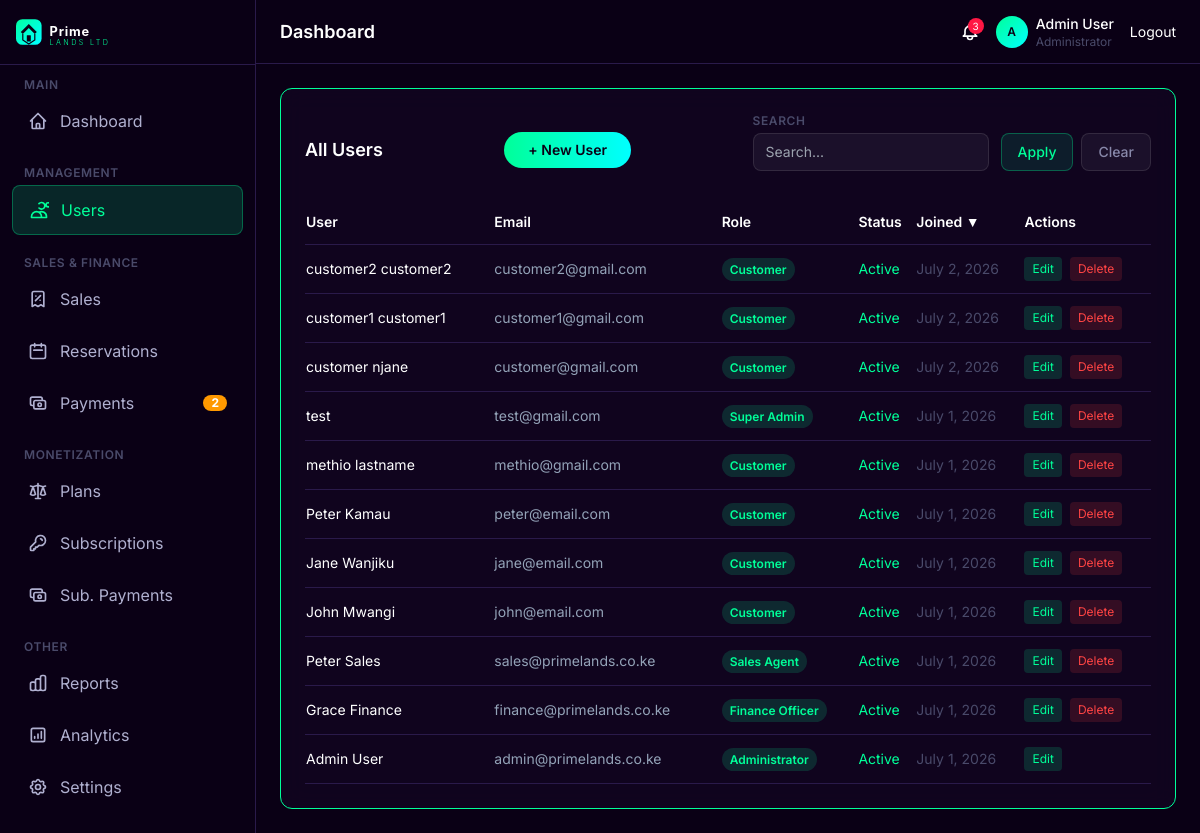
Page /accounts/users/ (signed in) on the earlier database version.
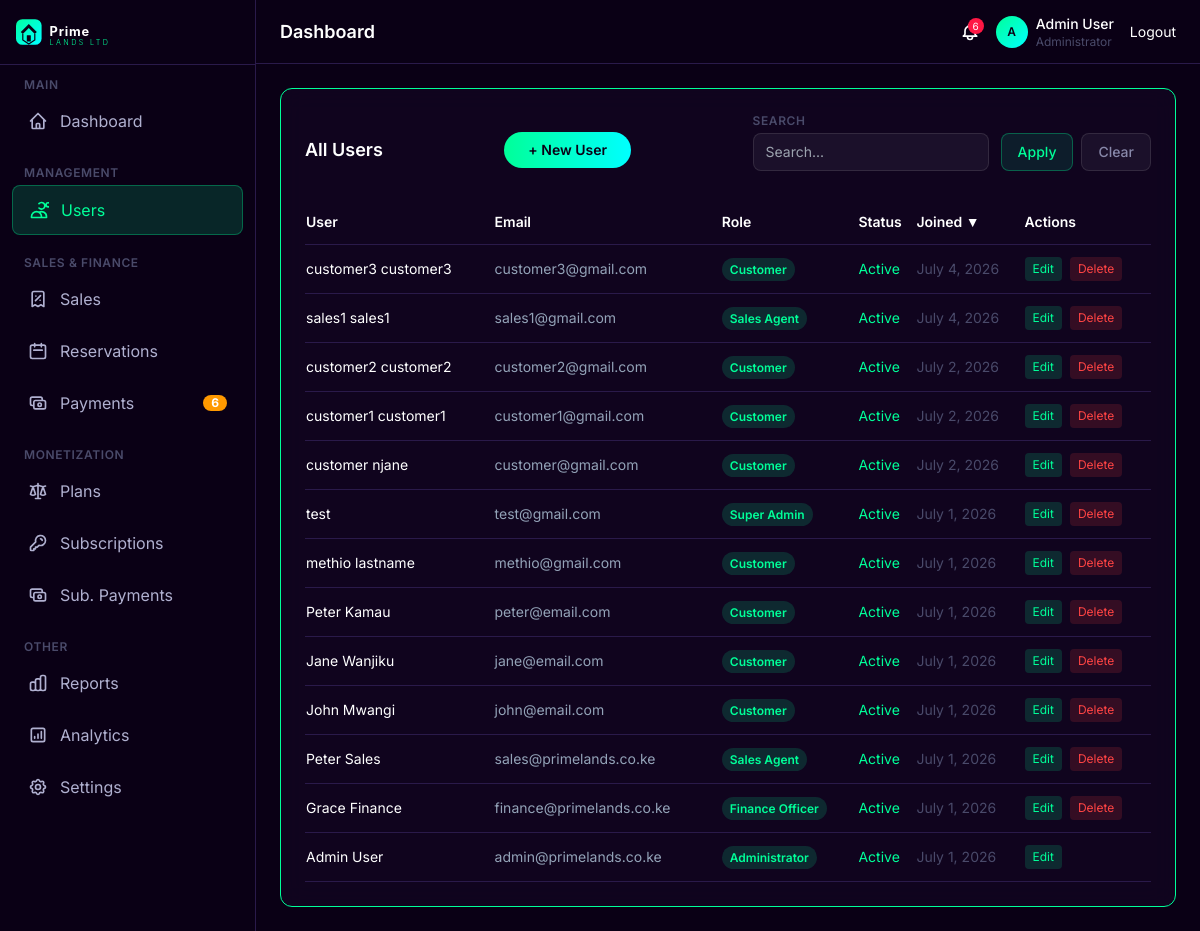
Same page on the later database version.
### apps/accounts/models.py (models this page shows, shortened)
class User(AbstractUser):
    class Role(models.TextChoices):
        SUPER_ADMIN = 'super_admin', 'Super Admin'
        ADMINISTRATOR = 'administrator', 'Administrator'
        FINANCE_OFFICER = 'finance_officer', 'Finance Officer'
        SALES_AGENT = 'sales_agent', 'Sales Agent'
        CUSTOMER_CARE = 'customer_care', 'Customer Care'
        CUSTOMER = 'customer', 'Customer'
    role = models.CharField(max_length=20, choices=Role.choices, default=Role.CUSTOMER)
    phone = models.CharField(max_length=20, blank=True)
    is_verified = models.BooleanField(default=False)
    def is_staff_or_above(self):
        return self.role in [self.Role.SUPER_ADMIN, self.Role.ADMINISTRATOR,
                             self.Role.FINANCE_OFFICER, self.Role.SALES_AGENT,
                             self.Role.CUSTOMER_CARE]

### apps/accounts/views.py (the view)
# urls.py: path('users/', views.user_list, name='user_list'),
@login_required
@role_required(['super_admin', 'administrator'])
def user_list(request):
    from apps.core.utils import get_sortable_context
    from .models import User
    users = User.objects.all()
    ctx = get_sortable_context(request, users, default_sort='-date_joined',
                               allowed_fields=['username', 'email', 'role', 'is_active', 'date_joined'],
                               search_fields=['username', 'email', 'role'],
                               per_page=15)
    return render(request, 'accounts/user_list.html', ctx)

### templates/accounts/user_list.html (shortened to what this page needs)
{% extends 'base_admin.html' %}
{% load static %}
{% load currency_filters %}
{% block content %}
<div class="glassmorphism rounded-xl p-6 glow-border">
    <div class="flex justify-between items-center mb-6">
        <h3 class="text-lg font-semibold text-white">All Users</h3>
        <a href="{% url 'accounts:user_create' %}" class="btn-primary text-sm py-2">+ New User</a>
        {% include 'components/filter_bar.html' %}
    </div>
    <div class="overflow-x-auto">
        <table class="w-full text-sm">
            <thead>
                <tr class="border-b text-left" style="border-color: #2a1a4a;">
                    <th class="pb-3 font-semibold text-white"><a href="?sort=username&order={% if sort_field == 'username' and sort_order == 'asc' %}desc{% else %}asc{% endif %}" class="text-white hover:text-primary transition">User </a></th>
                    <th class="pb-3 font-semibold text-white"><a href="?sort=email&order={% if sort_field == 'email' and sort_order == 'asc' %}desc{% else %}asc{% endif %}" class="text-white hover:text-primary transition">Email </a></th>
                    <th class="pb-3 font-semibold text-white"><a href="?sort=role&order={% if sort_field == 'role' and sort_order == 'asc' %}desc{% else %}asc{% endif %}" class="text-white hover:text-primary transition">Role </a></th>
                    <th class="pb-3 font-semibold text-white"><a href="?sort=is_active&order={% if sort_field == 'is_active' and sort_order == 'asc' %}desc{% else %}asc{% endif %}" class="text-white hover:text-primary transition">Status </a></th>
                    <th class="pb-3 font-semibold text-white"><a href="?sort=date_joined&order={% if sort_field == 'date_joined' and sort_order == 'asc' %}desc{% else %}asc{% endif %}{% if search %}&search={{ search }}{% endif %}" class="text-white hover:text-primary transition">Joined {% if sort_field == 'date_joined' %}<span>{% if sort_order == 'asc' %}▲{% else %}▼{% endif %}</span>{% endif %}</a></th>
                    <th class="pb-3 font-semibold text-white">Actions</th>
                </tr>
            </thead>
            <tbody>
                {% for u in page_obj %}
                <tr class="border-b" style="border-color: #2a1a4a;">
                    <td class="py-3">
                        <a href="{% url 'accounts:user_detail' u.id %}" class="text-white hover:text-primary transition">{{ u.get_full_name|default:u.username }}</a>
                    </td>
                    <td class="py-3" style="color: #94a3b8;">{{ u.email }}</td>
                    <td class="py-3">
                        <span class="text-xs font-semibold px-2 py-1 rounded-full" style="background: rgba(0, 255, 153, 0.15); color: #00ff99;">{{ u.get_role_display }}</span>
                    </td>
                    <td class="py-3">
                        {% if u.is_active %}
                        <span style="color: #00ff99;">Active</span>
                        {% else %}
                        <span style="color: #ff1744;">Inactive</span>
                        {% endif %}
                    </td>
                    <td class="py-3" style="color: #4a4a6a;">{{ u.date_joined|date }}</td>
                    <td class="py-3">
                        <div class="flex gap-2">
                            <a href="{% url 'accounts:user_edit' u.id %}" class="text-xs px-2 py-1 rounded" style="background: rgba(0, 255, 153, 0.15); color: #00ff99;">Edit</a>
                            {% if u.pk != request.user.pk %}
                            <a href="{% url 'accounts:user_delete' u.id %}" class="text-xs px-2 py-1 rounded" style="background: rgba(255, 68, 68, 0.15); color: #ff4444;">Delete</a>
                            {% endif %}
                        </div>
                    </td>
                </tr>
                {% endfor %}
            </tbody>
        </table>
    </div>
</div>
{% endblock %}

### templates/base_admin.html (shortened to what this page needs)
{% load static %}
{% load currency_filters %}
<!DOCTYPE html>
<html lang="en" class="dark">
<head>
    <script src="https://cdn.tailwindcss.com"></script>
</head>
<body>
<div class="flex h-screen overflow-hidden">
    {% include 'components/admin_sidebar.html' %}
    <div class="flex-1 flex flex-col overflow-hidden">
        {% include 'components/admin_topbar.html' %}
        <main class="flex-1 overflow-y-auto p-6">
            {% block content %}
            {% endblock %}
        </main>
    </div>
</div>
</body>
</html>

### templates/components/admin_sidebar.html (shortened to what this page needs)
{% load static %}
{% load currency_filters %}
<aside id="adminSidebar" class="w-64 flex-shrink-0 border-r overflow-y-auto fixed lg:static inset-y-0 left-0 z-40 transform -translate-x-full lg:translate-x-0 transition-transform duration-300 ease-in-out" style="background: #0a0015; border-color: #2a1a4a;">
    <div class="p-4 border-b" style="border-color: #2a1a4a;">
        <a href="{% url 'dashboard:home' %}" class="flex items-center gap-3">
            <img src="{% static 'images/logo.svg' %}" alt="Prime Lands" style="height: 32px; width: auto;">
        </a>
    </div>
    {% with view_name=request.resolver_match.view_name %}
    {% with user_role=request.user.role %}
    <nav class="p-3 space-y-1">
        <p class="px-3 text-xs font-semibold uppercase tracking-wider" style="color: #4a4a6a;">Main</p>
        <a href="{% url 'dashboard:home' %}" class="sidebar-link{% if view_name == 'dashboard:home' %} active{% endif %}">
            <svg class="w-5 h-5" fill="none" stroke="currentColor" viewBox="0 0 24 24"><path stroke-linecap="round" stroke-linejoin="round" stroke-width="2" d="M3 12l2-2m0 0l7-7 7 7M5 10v10a1 1 0 001 1h3m10-11l2 2m-2-2v10a1 1 0 01-1 1h-3m-6 0a1 1 0 001-1v-4a1 1 0 011-1h2a1 1 0 011 1v4a1 1 0 001 1m-6 0h6"/></svg>
            Dashboard
        </a>
        <p class="px-3 pt-4 text-xs font-semibold uppercase tracking-wider" style="color: #4a4a6a;">Management</p>
        {% if user_role == 'super_admin' or user_role == 'administrator' %}
        <a href="{% url 'accounts:user_list' %}" class="sidebar-link{% if view_name|slice:'9' == 'accounts:' %} active{% endif %}">
            <svg class="w-5 h-5" fill="none" stroke="currentColor" viewBox="0 0 24 24"><path stroke-linecap="round" stroke-linejoin="round" stroke-width="2" d="M12 4.354a4 4 0 110 5.292M15 21H3v-1a6 6 0 0112 0v1zm0 0h6v-1a6 6 0 00-9-5.197m13.5-9a2.5 2.5 0 11-5 0 2.5 2.5 0 015 0z"/></svg>
            Users
        </a>
        {% endif %}
        <p class="px-3 pt-4 text-xs font-semibold uppercase tracking-wider" style="color: #4a4a6a;">Sales & Finance</p>
        <a href="{% url 'sales:sale_list' %}" class="sidebar-link">
            <svg class="w-5 h-5" fill="none" stroke="currentColor" viewBox="0 0 24 24"><path stroke-linecap="round" stroke-linejoin="round" stroke-width="2" d="M9 14l6-6m-5.5.5h.01m4.99 5h.01M19 21V5a2 2 0 00-2-2H7a2 2 0 00-2 2v16l3.5-2 3.5 2 3.5-2 3.5 2z"/></svg>
            Sales
        </a>
        <a href="{% url 'sales:reservation_list' %}" class="sidebar-link{% if view_name|slice:'22' == 'sales:reservation_' %} active{% endif %}">
            <svg class="w-5 h-5" fill="none" stroke="currentColor" viewBox="0 0 24 24"><path stroke-linecap="round" stroke-linejoin="round" stroke-width="2" d="M8 7V3m8 4V3m-9 8h10M5 21h14a2 2 0 002-2V7a2 2 0 00-2-2H5a2 2 0 00-2 2v12a2 2 0 002 2z"/></svg>
            Reservations
        </a>
        <a href="{% url 'payments:payment_list' %}" class="sidebar-link{% if view_name|slice:'9' == 'payments:' and view_name|slice:'16' != 'payments:mpesa' %} active{% endif %}">
            <svg class="w-5 h-5" fill="none" stroke="currentColor" viewBox="0 0 24 24"><path stroke-linecap="round" stroke-linejoin="round" stroke-width="2" d="M17 9V7a2 2 0 00-2-2H5a2 2 0 00-2 2v6a2 2 0 002 2h2m2 4h10a2 2 0 002-2v-6a2 2 0 00-2-2H9a2 2 0 00-2 2v6a2 2 0 002 2zm7-5a2 2 0 11-4 0 2 2 0 014 0z"/></svg>
            Payments
            {% if pending_payment_count %}
            <span class="ml-auto inline-flex items-center justify-center px-2 py-0.5 text-xs font-bold leading-none rounded-full" style="background:#ff9900;color:#fff;">{{ pending_payment_count }}</span>
            {% endif %}
        </a>
        <p class="px-3 pt-4 text-xs font-semibold uppercase tracking-wider" style="color: #4a4a6a;">Monetization</p>
        {% if user_role == 'super_admin' or user_role == 'administrator' %}
        <a href="{% url 'subscriptions:plan_list' %}" class="sidebar-link{% if view_name == 'subscriptions:plan_list' or view_name == 'subscriptions:plan_create' or view_name == 'subscriptions:plan_edit' %} active{% endif %}">
            <svg class="w-5 h-5" fill="none" stroke="currentColor" viewBox="0 0 24 24"><path stroke-linecap="round" stroke-linejoin="round" stroke-width="2" d="M3 6l3 1m0 0l-3 9a5.002 5.002 0 006.001 0M6 7l3 9M6 7l6-2m6 2l3-1m-3 1l-3 9a5.002 5.002 0 006.001 0M18 7l3 9m-3-9l-6-2m0-2v2m0 16V5m0 16H9m3 0h3"/></svg>
            Plans
        </a>
        {% endif %}
        <a href="{% url 'subscriptions:subscription_list' %}" class="sidebar-link{% if view_name == 'subscriptions:subscription_list' %} active{% endif %}">
            <svg class="w-5 h-5" fill="none" stroke="currentColor" viewBox="0 0 24 24"><path stroke-linecap="round" stroke-linejoin="round" stroke-width="2" d="M15 7a2 2 0 012 2m4 0a6 6 0 01-7.743 5.743L11 17H9v2H7v2H4a1 1 0 01-1-1v-2.586a1 1 0 01.293-.707l5.964-5.964A6 6 0 1121 9z"/></svg>
            Subscriptions
        </a>
        <a href="{% url 'subscriptions:sub_payment_list' %}" class="sidebar-link{% if view_name == 'subscriptions:sub_payment_list' %} active{% endif %}">
            <svg class="w-5 h-5" fill="none" stroke="currentColor" viewBox="0 0 24 24"><path stroke-linecap="round" stroke-linejoin="round" stroke-width="2" d="M17 9V7a2 2 0 00-2-2H5a2 2 0 00-2 2v6a2 2 0 002 2h2m2 4h10a2 2 0 002-2v-6a2 2 0 00-2-2H9a2 2 0 00-2 2v6a2 2 0 002 2zm7-5a2 2 0 11-4 0 2 2 0 014 0z"/></svg>
            Sub. Payments
        </a>
        <p class="px-3 pt-4 text-xs font-semibold uppercase tracking-wider" style="color: #4a4a6a;">Other</p>
        <a href="{% url 'reports:report_dashboard' %}" class="sidebar-link">
            Reports
        </a>
        {% if user_role == 'super_admin' or user_role == 'administrator' %}
        <a href="{% url 'reports:analytics_dashboard' %}" class="sidebar-link{% if view_name == 'reports:analytics_dashboard' %} active{% endif %}">
            <svg class="w-5 h-5" fill="none" stroke="currentColor" viewBox="0 0 24 24"><path stroke-linecap="round" stroke-linejoin="round" stroke-width="2" d="M16 8v8m-4-5v5m-4-2v2m-2 4h12a2 2 0 002-2V6a2 2 0 00-2-2H6a2 2 0 00-2 2v12a2 2 0 002 2z"/></svg>
            Analytics
        </a>
        {% endif %}
        {% if user_role == 'super_admin' or user_role == 'administrator' %}
        <a href="{% url 'settings:settings' %}" class="sidebar-link{% if view_name|slice:'9' == 'settings:' %} active{% endif %}">
            Settings
        </a>
        {% endif %}
    </nav>
    {% endwith %}
    {% endwith %}
</aside>

### templates/components/admin_topbar.html (shortened to what this page needs)
<header class="h-16 flex-shrink-0 border-b flex items-center justify-between px-4 lg:px-6" style="background: #0a0015; border-color: #2a1a4a;">
    <div class="flex items-center gap-3">
        <div>
            <h1 class="text-lg font-semibold text-white">{% block page_title %}Dashboard{% endblock %}</h1>
        </div>
    </div>
    <div class="flex items-center gap-4">
        <a href="{% url 'notifications:notification_list' %}" class="relative text-muted-foreground hover:text-white transition">
            {% if unread_count > 0 %}
            <span class="absolute -top-1 -right-1 w-4 h-4 bg-destructive rounded-full text-xs flex items-center justify-center" style="background: #ff1744; color: white; font-size: 10px;">{{ unread_count }}</span>
            {% endif %}
        </a>
        <div class="flex items-center gap-2 text-sm">
            <div class="w-8 h-8 rounded-full" style="background: linear-gradient(135deg, #00ff99, #00ffff); display: flex; align-items: center; justify-content: center;">
                <span class="text-xs font-semibold" style="color: #0a0015;">{{ user.first_name|first|default:user.username|first|upper }}</span>
            </div>
            <div class="hidden md:block">
                <p class="text-white text-sm font-medium">{{ user.get_full_name|default:user.username }}</p>
                <p class="text-xs" style="color: #4a4a6a;">{{ user.get_role_display }}</p>
            </div>
        </div>
        <a href="{% url 'accounts:logout' %}" class="text-sm text-muted-foreground hover:text-white transition">Logout</a>
    </div>
</header>

### templates/components/filter_bar.html (shortened to what this page needs)
<form method="get" class="flex flex-wrap items-end gap-3 mb-4">
    <div class="flex-1 min-w-[200px]">
        <label class="block text-xs font-semibold uppercase tracking-wider mb-1" style="color: #4a4a6a;">Search</label>
        <input type="text" name="search" value="{{ search|default:'' }}" placeholder="Search..." class="w-full px-3 py-2 rounded-lg text-sm" style="background: rgba(255,255,255,0.05); color: #fff; border: 1px solid rgba(255,255,255,0.1);">
    </div>
    <div class="flex gap-2">
        <button type="submit" class="px-4 py-2 rounded-lg text-sm font-medium transition-all duration-200" style="background: rgba(0,255,153,0.1); color: #00ff99; border: 1px solid rgba(0,255,153,0.3);">Apply</button>
        <a href="?" class="px-4 py-2 rounded-lg text-sm font-medium transition-all duration-200" style="background: rgba(255,255,255,0.05); color: #8888aa; border: 1px solid rgba(255,255,255,0.1);">Clear</a>
    </div>
</form>

Differences in the rows shown:
added User: get_full_name "customer3 customer3", email "customer3@gmail.com", role "Customer", is_active "Active", date_joined "July 4, 2026", shows "Delete"
added User: get_full_name "sales1 sales1", email "sales1@gmail.com", role "Sales Agent", is_active "Active", date_joined "July 4, 2026", shows "Delete"
Other differences:
{{ pending_payment_count }}: "2" → "6"
{{ unread_count }}: "3" → "6"
